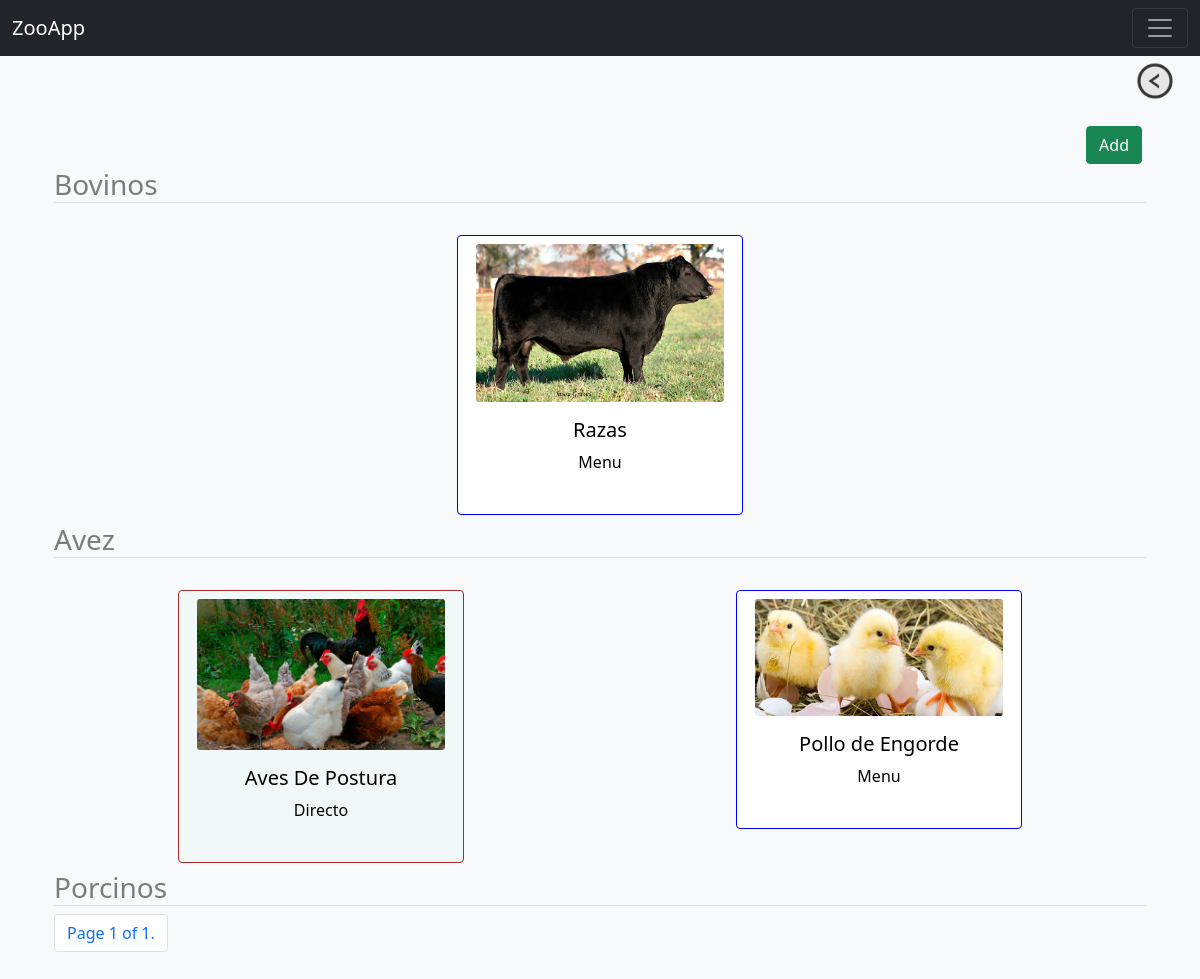
Page /Home_page_animal_menu (signed in) on the committed database.
### Api_grup_all/models.py (models this page shows, shortened)
class ListAnimalGrupos(models.Model):
    idAnimalList = models.AutoField(primary_key=True)
    AnimalList= models.CharField(max_length= 100, blank=False, unique= False)
    foto= models.ImageField(upload_to ="Lista_De_Animales", blank= False, unique=False)
    PGRUPO=models.ForeignKey(GrupoAnimals, on_delete= models.CASCADE, blank= True)
    activo = models.BooleanField(default=False)
    class Meta:
        verbose_name_plural= "Lista de Especie"
        ordering = ['PGRUPO']

class MenuButton(models.Model):
    Opc_tipo = ( ('A', 'Menu'),
                ('B', 'Directo'),
                )
    id_MenuButton= models.AutoField(primary_key=True)
    titulo= models.CharField(max_length=40, blank= False, unique= True)
    opcion= models.CharField(max_length=1, choices= Opc_tipo )
    foto = models.ImageField(upload_to="MenuButton", blank= False, unique=False)
    PGRUPO=models.ForeignKey(ListAnimalGrupos, on_delete= models.CASCADE, blank= True)
    activo = models.BooleanField(default=False)
    class Meta:
        verbose_name_plural= "Menu Principal"

### views_templates/baseview.py (the view)
# urls.py: path("Home_page_animal_menu", Admin_page_animales_menu.as_view(), name="home_animals"),
class Admin_page_animales_menu(PermissionRequiredMixin,ListView):
    permission_required= (
        'Api_grup_all.view_grupoanimals'
    )
    template_name= "page_all/list_animal_menu.html"
    model = MenuButton
    def dispatch(self, request, *args, **kwargs):
        if request.user.is_authenticated:
            try:
                lista = ListAnimalGrupos.objects.all()
                grupo = MenuButton.objects.all()
                page_number = request.GET.get('page')
                paginatormenu= Paginator(grupo, 12)
                page_obj = paginatormenu.get_page(page_number)
                data= {
                "grupos": grupo,
                "lista_All": lista,
                "pages":page_obj,
                }
                return render(request, "page_all/list_animal_menu.html", data)
            except MenuButton.DoesNotExist:
                messages.success(request,'Error: la ruta no existe ')
                return redirect('home')
        return redirect('home')

### views_templates/Templates/page_all/list_animal_menu.html (shortened to what this page needs)
{% extends 'base_class.html' %}
{% load static %}
{% block list_view %}
<div class="container justify-content-sm-center">
  <div class=" d-flex p-1 justify-content-end align-content-end">
    <a href="{% url 'add_Animals' %}" class="btn btn-success">Add</a>
  </div>
  {% for lis in lista_All %}
  <p class="h3 text-black-50 fa-bold w-100 border-bottom">{{lis.AnimalList}}</p>
    <div class="row row-cols-2">
        {% for grupo in pages %}
        {% if grupo.PGRUPO.idAnimalList == lis.idAnimalList %}
            <div class="col-sm py-2 g-3 w-100  ">
            <div class="container-lg px-1 text-center"style="width:290px;">
                <div class="row gx-1 row-cols-1 " style="">
                    <div class="card text-center "  {%if grupo.opcion == 'B' %}  style="background-color: rgba(197, 248, 231, 0.133); border-color: brown;" {% else %} style="border-color: blue;" {% endif%}  >
                        <a href="{% url 'select_Animals' grupo.id_MenuButton %}" class="nav-link ">
                        <div class="row g-0">
                          <div class="col-md-8 w-100">
                            <img src="{{ grupo.foto.url }}" class="card-img w-100 h-100" alt="...">
                          </div>
                          <div class="col">
                            <div class="card-body text-center">
                              <h5 class="card-title">{{ grupo.titulo }}</h5>
                              <p class="h-25">
                                {%if grupo.opcion == 'A' %}
                                Menu
                                {% else %}
                                Directo
                                 {% endif%}
                                </p>
                            </div>
                          </div>
                        </div></a>
                      </div>
                </div>
              </div>
        </div>
    {% endif %}
        {% endfor %}
    </div>
    {% endfor %}
    <div class="pagination">
        <nav aria-label="...">
      <ul class="pagination">
            <li class="page-item">
              <p class="page-link">
                  Page {{ pages.number }} of {{ pages.paginator.num_pages }}.
               </p>
              </li>
      </ul>
    </nav>
    </div>
  </div>
{% endblock %}

### views_templates/Templates/base_class.html (shortened to what this page needs)
{% extends 'base.html' %}
{% load static%}
{% block content %}
<div class="content w-100 ">
    <div class="container-fluid w-100">
        <div class="content d-flex justify-content-end ">
            <button class="navbar-toggler" type="button" data-bs-toggle="offcanvas"
                data-bs-target="#offcanvascontrol_nav" aria-controls="offcanvasDarkNavbar">
                <img src="{% static 'icon/left_circle_icon_238010.png' %}" class="card-img-top" style="width: 40px;">
            </button>
        </div>
        <nav class="navbar navbar-dark  d-flex">
        </nav>
    </div>
    <div class="container-sm ">
        {% block list_view %}
        {% endblock %}
    </div>
</div>
{% endblock%}

### views_templates/Templates/base.html (shortened to what this page needs)
<!DOCTYPE html>
<html lang="en">
<head>
  {% load static %}
  <link rel="stylesheet" href="{% static 'bootstrap-5.0.2/dist/css/bootstrap.min.css'%}">
  <link rel="stylesheet" href="{% static 'bootstrap-5.0.2/dist/js/bootstrap.bundle.min.js'%}">
  <link rel="stylesheet" href="{% static 'css/body.css'%}">
  <link rel="stylesheet" href="{% static 'css/style_app.css'%}">
  <link rel="stylesheet" href="{% static 'css/style_app.css'%}">
</head>
<body class="bg-light">
  <div class="container-ms">
    <nav class="navbar navbar-dark bg-dark d-flex">
      <div class="container-fluid">
        <a class="navbar-brand" href="#">ZooApp </a>
        <button class="navbar-toggler" type="button" data-bs-toggle="offcanvas" data-bs-target="#offcanvasDarkNavbar"
          aria-controls="offcanvasDarkNavbar">
          <span class="navbar-toggler-icon"></span>
        </button>
      </div>
    </nav>
    <div class="container-ms  w-100 ">
      <div class="row-xxl w-100 ">
        <div class="col w-100">
          {% block content %}
          {% endblock %}
        </div>
      </div>
    </div>
  </div>
</body>
</html>

### views_templates/static/css/body.css (style rules this page uses)
* { color: black; }

### rows in the picture
ListAnimalGrupos: AnimalList "Bovinos"
MenuButton: foto (picture), titulo "Razas", opcion "Menu"
ListAnimalGrupos: AnimalList "Avez"
MenuButton: foto (picture), titulo "Aves De Postura", opcion "Directo"
MenuButton: foto (picture), titulo "Pollo de Engorde", opcion "Menu"
ListAnimalGrupos: AnimalList "Porcinos"

### other values in the picture
{{ pages.number }} "1"
{{ pages.paginator.num_pages }} "1"
